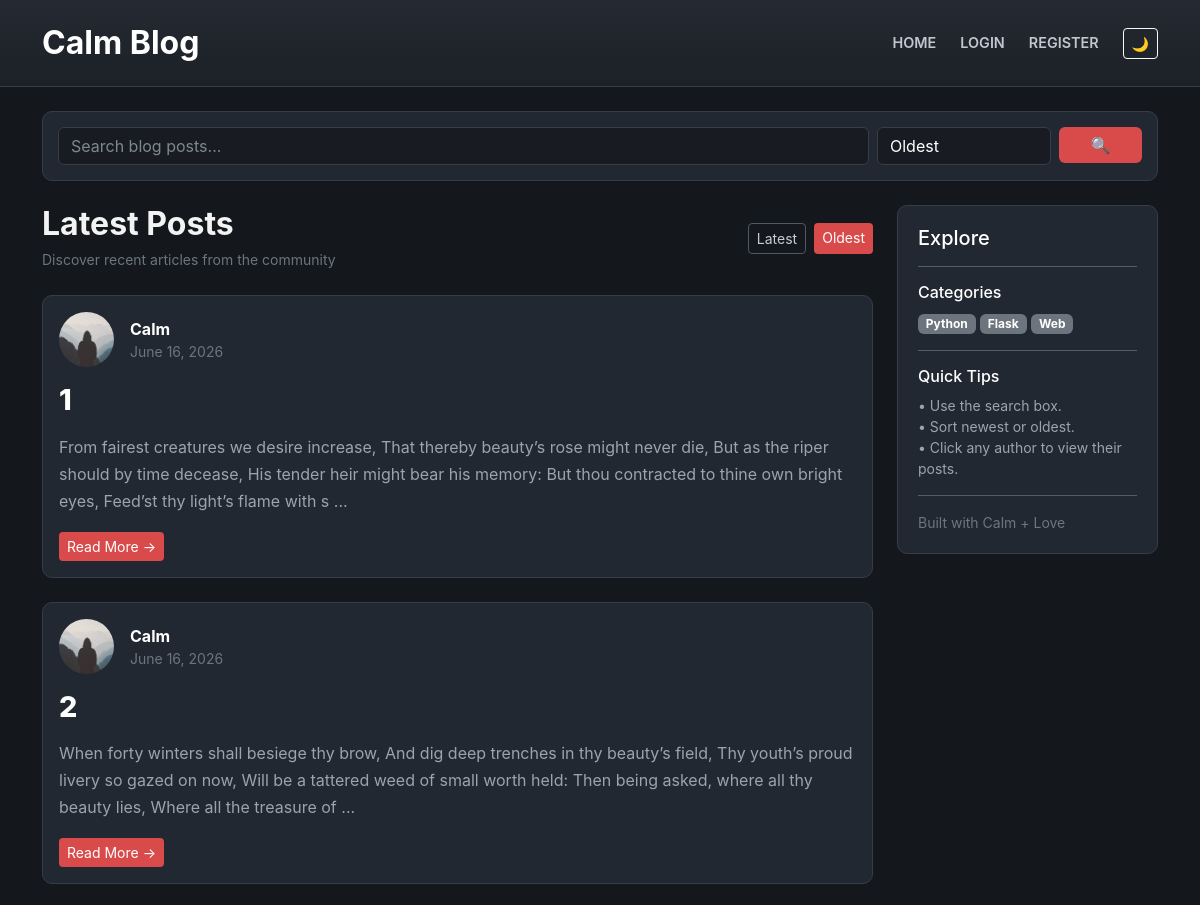
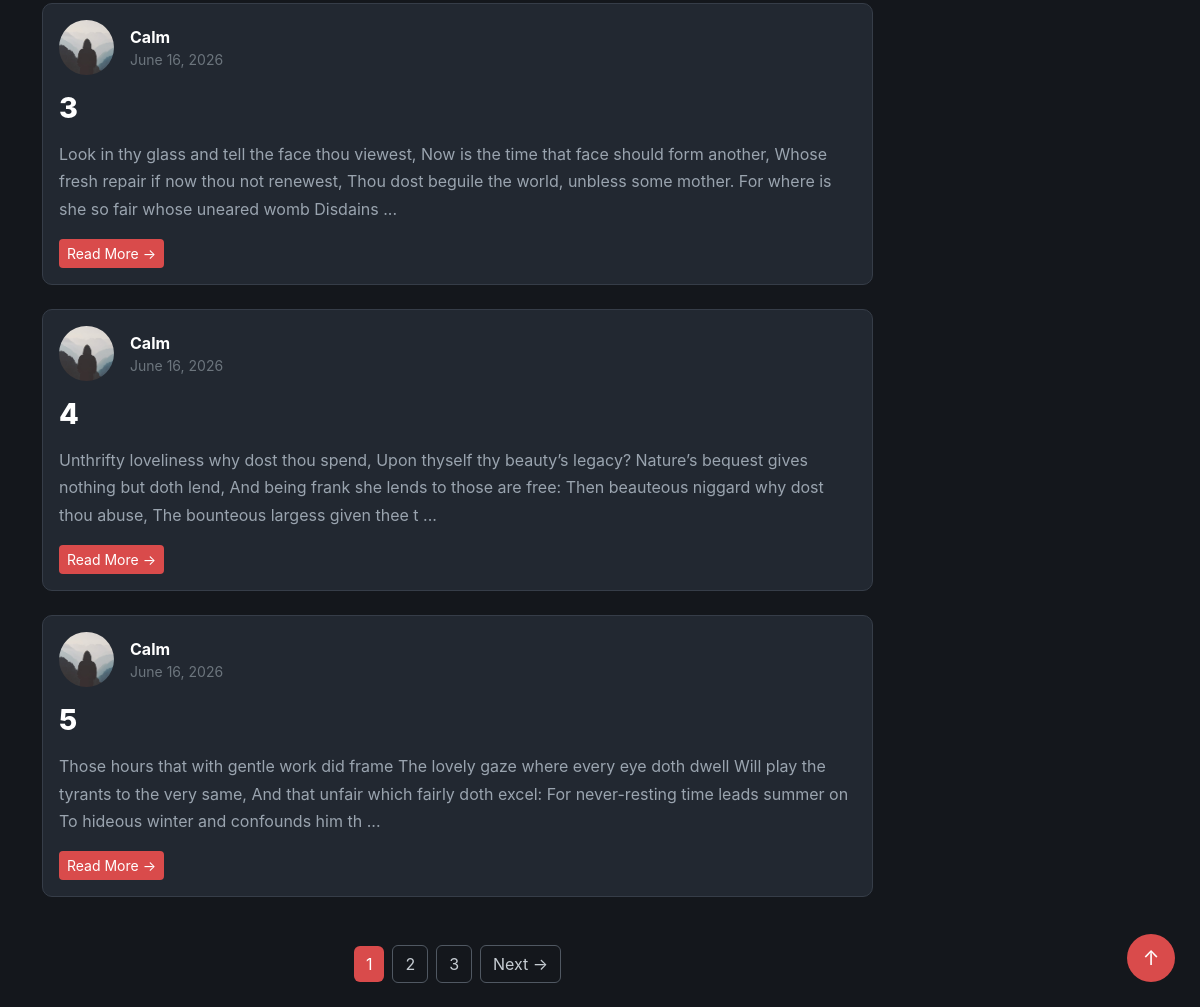
The app's page /home?sort=oldest with its own data (2 pictures, top to bottom).
### models.py (models this page shows, shortened)
class Post(db.Model):
    id = db.Column(db.Integer, primary_key=True)
    title = db.Column(
        db.String(100),
        nullable=False
    )
    date_posted = db.Column(
        db.DateTime,
        nullable=False,
        default=datetime.utcnow
    )
    content = db.Column(
        db.Text,
        nullable=False
    )
    user_id = db.Column(
        db.Integer,
        db.ForeignKey("user.id"),
        nullable=False
    )

class User(db.Model, UserMixin):
    id = db.Column(db.Integer, primary_key=True)
    username = db.Column(
        db.String(20),
        unique=True,
        nullable=False
    )
    email = db.Column(
        db.String(120),
        unique=True,
        nullable=False
    )
    image_file = db.Column(
        db.String(20),
        nullable=False,
        default="default.jpg"
    )
    password = db.Column(
        db.String(255),
        nullable=False
    )
    posts = db.relationship(
        "Post",
        backref="author",
        lazy=True
    )

### app.py (the view, shortened to what this page needs)
@app.route("/")
@app.route("/home")
def home():
    page = request.args.get("page", 1, type=int)
    sort = request.args.get("sort", "latest")
    q = request.args.get("q", "").strip()
    query = Post.query
    if sort == "oldest":
        query = query.order_by(Post.date_posted.asc())
    else:
        query = query.order_by(Post.date_posted.desc())
    posts = query.paginate(
        page=page,
        per_page=5,
        error_out=False
    )
    return render_template(
        "home.html",
        posts=posts,
        sort=sort,
        q=q
    )

### templates/home.html (shortened to what this page needs)
{% extends "layout.html" %}
{% block content %}
<div class="d-flex justify-content-between align-items-center mb-4">
    <div>
        <h2 class="fw-bold mb-1">Latest Posts</h2>
        <small class="text-secondary">
            Discover recent articles from the community
        </small>
    </div>
    <div class="d-flex gap-2">
        <a href="{{ url_for('home', sort='latest') }}"
           class="btn btn-sm {% if sort == 'latest' %}btn-danger{% else %}btn-outline-secondary{% endif %}">
            Latest
        </a>
        <a href="{{ url_for('home', sort='oldest') }}"
           class="btn btn-sm {% if sort == 'oldest' %}btn-danger{% else %}btn-outline-secondary{% endif %}">
            Oldest
        </a>
    </div>
</div>
{% for post in posts.items %}
<div class="card post-card mb-4">
    <div class="card-body">
        <div class="d-flex align-items-center mb-3">
            <a href="{{ url_for('user_posts', username=post.author.username) }}">
                <img
                    src="{{ url_for('static', filename='profile_pics/' + post.author.image_file) }}"
                    class="rounded-circle author-avatar"
                    width="55"
                    height="55"
                    style="object-fit:cover;">
            </a>
            <div class="ms-3">
                <a href="{{ url_for('user_posts', username=post.author.username) }}"
                   class="author-name">
                    {{ post.author.username }}
                </a>
                <div class="small text-secondary">
                    {{ post.date_posted.strftime('%B %d, %Y') }}
                </div>
            </div>
        </div>
        <a href="{{ url_for('post', post_id=post.id) }}"
           class="text-decoration-none">
            <h3 class="post-title mb-3">
                {{ post.title }}
            </h3>
        </a>
        <p class="post-preview">
            {{ post.content[:250] }}
            {% if post.content|length > 250 %}
                ...
            {% endif %}
        </p>
        <div class="mt-3">
            <a href="{{ url_for('post', post_id=post.id) }}"
               class="btn btn-sm btn-danger">
                Read More →
            </a>
        </div>
    </div>
</div>
{% endfor %}
<div class="d-flex justify-content-center align-items-center mt-5 mb-4 flex-wrap gap-2">
    {% for page_num in posts.iter_pages(left_edge=1, right_edge=1, left_current=2, right_current=2) %}
        {% if page_num %}
            {% if page_num == posts.page %}
                <span class="btn btn-danger">
                    {{ page_num }}
                </span>
            {% else %}
                <a href="{{ url_for('home', page=page_num, sort=sort) }}"
                   class="btn btn-outline-secondary">
                    {{ page_num }}
                </a>
            {% endif %}
        {% else %}
            <span class="text-secondary px-2">
                ...
            </span>
        {% endif %}
    {% endfor %}
    {% if posts.has_next %}
        <a href="{{ url_for('home', page=posts.next_num, sort=sort) }}"
           class="btn btn-outline-secondary">
            Next →
        </a>
    {% endif %}
</div>
<button
    onclick="window.scrollTo({top:0,behavior:'smooth'})"
    class="btn btn-danger rounded-circle back-top">
    ↑
</button>
{% endblock %}

### static/main.css (style rules this page uses)
:root { --bg:#14171c; --card:#222831; --card-hover:#2a313c; --border:#363d48; --text:#f3f3f3; --muted:#9aa4af; --accent:#d94b4b; }
body { background:var(--bg); color:var(--text); font-family:Inter,system-ui,Arial,sans-serif; transition:.25s; }
.post-card { background:var(--card); border:1px solid var(--border); border-radius:10px; transition:.2s; box-shadow:none; }
.author-avatar { transition:.2s; }
.author-name { color:white; text-decoration:none; font-weight:700; }
.post-title { color:white; font-size:1.8rem; font-weight:800; transition:.2s; }
.post-preview { color:var(--muted); line-height:1.7; font-size:1rem; }
.btn-danger { background:var(--accent); border:none; }
.btn-outline-secondary { border-color:#505862; color:#c6ccd2; }
.back-top { position:fixed; right:25px; bottom:25px; width:48px; height:48px; font-size:20px; z-index:999; }
a { text-decoration:none; }

### records on screen
Post: image_file (placeholder picture), author.username "Calm", date_posted "June 16, 2026", title "1", content "From fairest creatures we desire increase, That thereby beauty’s rose might never die, But as the riper should by time decease, His tender heir might bear his memory: But thou contracted to thine own bright eyes, Feed’st thy light’s flame with s"
Post: image_file (placeholder picture), author.username "Calm", date_posted "June 16, 2026", title "2", content "When forty winters shall besiege thy brow, And dig deep trenches in thy beauty’s field, Thy youth’s proud livery so gazed on now, Will be a tattered weed of small worth held: Then being asked, where all thy beauty lies, Where all the treasure of"
Post: image_file (placeholder picture), author.username "Calm", date_posted "June 16, 2026", title "3", content "Look in thy glass and tell the face thou viewest, Now is the time that face should form another, Whose fresh repair if now thou not renewest, Thou dost beguile the world, unbless some mother. For where is she so fair whose uneared womb Disdains"
Post: image_file (placeholder picture), author.username "Calm", date_posted "June 16, 2026", title "4", content "Unthrifty loveliness why dost thou spend, Upon thyself thy beauty’s legacy? Nature’s bequest gives nothing but doth lend, And being frank she lends to those are free: Then beauteous niggard why dost thou abuse, The bounteous largess given thee t"
Post: image_file (placeholder picture), author.username "Calm", date_posted "June 16, 2026", title "5", content "Those hours that with gentle work did frame The lovely gaze where every eye doth dwell Will play the tyrants to the very same, And that unfair which fairly doth excel: For never-resting time leads summer on To hideous winter and confounds him th"

### other values on screen
{{ page_num }} "1"
{{ page_num }} "2" "3"
